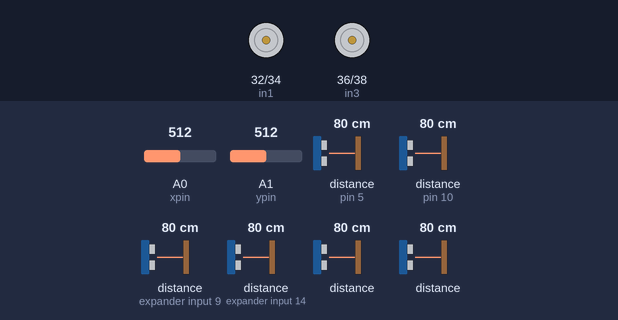
Recording of a sketch running on a simulated Arduino Mega 2560, built with avr-gcc and run on an emulated ATmega2560. Shown: motor-driver pin pairs drawn as motors (green arrow = first pin HIGH = forward, orange = second pin HIGH = backward, longer = more drive, scaled by the enable pin). The inputs (shaded band) are chosen by the test bench; at power-on: A1 (ypin) = 512, A0 (xpin) = 512, distance to the obstacle (sensors on pin 5, pin 10, expander input 9, expander input 14) 80 cm, distance to the obstacle 80 cm. The echo pulse lasts 58.3 µs per cm.

Above: at 1.2 s.
1.3 s: A1 (ypin) set to 573
2.8 s: A1 (ypin) set to 598
At 3.6 s:
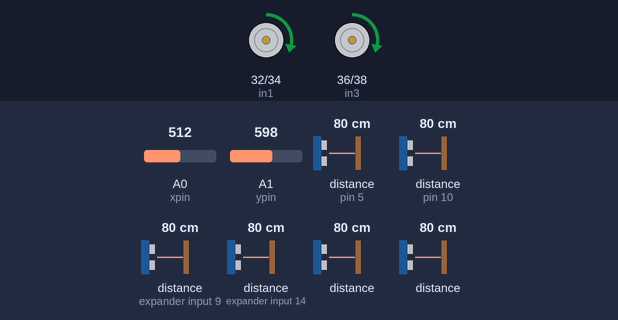
4.3 s: A0 (xpin) set to 306
At 4.7 s:
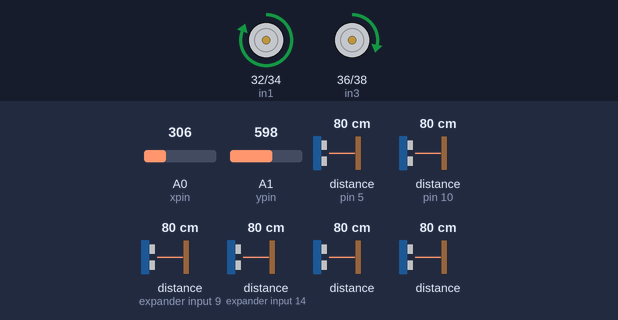
5.8 s: A0 (xpin) set to 343
7.3 s: A0 (xpin) set to 358
At 8.2 s:
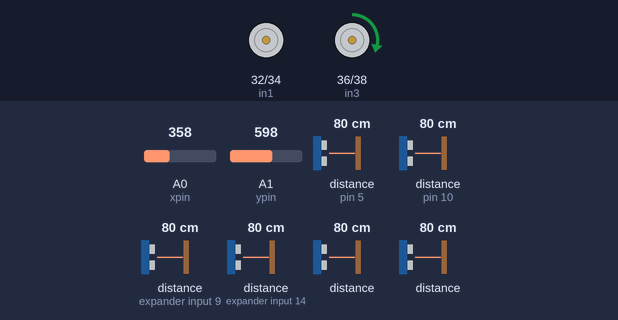
8.8 s: A1 (ypin) set to 716
At 9.4 s:
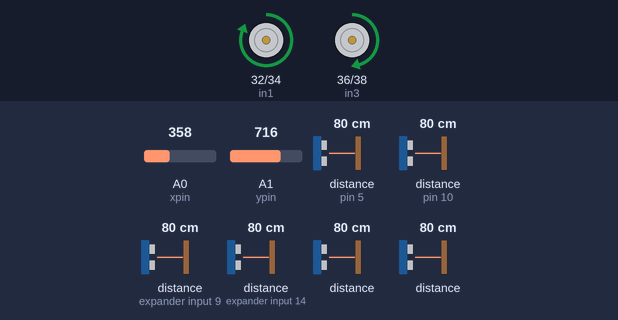
Timing chart, 0 to 11.3 s (numbered marks = the images above; inputs shaded):
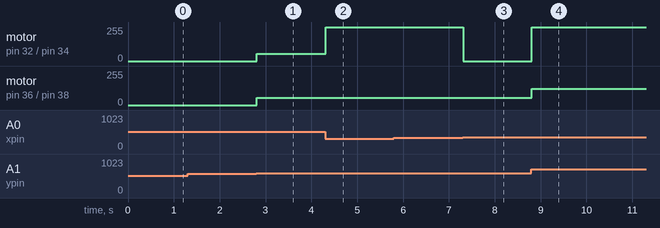

The sketch:

main.ino
```cpp
//This file is to test is using one common trigger pin for all 6 sensors

#include <Arduino.h>
#include <HCSR04.h>
#include <stdint.h>
#include <math.h>

#define CMCONVERSION 0.393701

//#define trig 2
// Trigger pins for each bank of sensors
#define trign 2
#define trigs 3
//Northwest Sensor
#define nwEcho 5
//North Sensor
#define nEcho 6
//Northeast Sensor
#define neEcho 7
//Southeast Sensor
#define seEcho 8
//South Sensor
#define sEcho 9
//Southwest Sensor
#define swEcho 10

// Motor A connections
#define enA 44
#define in1 32
#define in2 34
// Motor B connections
#define enB 46
#define in3 36
#define in4 38

// Joystick Pins
#define xpin 0
#define ypin 1

// Ratio of max joystick value to the max motor power value
#define joystickRatio 0.56792

// Neutral stick values so that the joystick inputs can be read properly, allows for neg and pos position values for both
// coordinates
#define xneutral 500
#define yneutral 500

//The main difference of the branches is here. By using a different class constructor, we can use one common trigger pin
//for each bank of sensors rather than two dedicated pins for every sensor. 12 pins becomes 8, making the board design simpler

//HCSR04 sensors(trig, (int[6]) {nwEcho, nEcho, neEcho, seEcho, sEcho, seEcho}, 6);
HCSR04 north(trign, (int[3]) {nwEcho, nEcho, neEcho}, 3);
HCSR04 south(trigs, (int[3]) {swEcho, sEcho, seEcho}, 3);

#define SETUPMOTORPIN(d)   pinMode(d, OUTPUT);

#define SETPOWER(d)  digitalWrite(d, LOW);

void setup(){
    pinMode(trign, OUTPUT);
    pinMode(trigs, OUTPUT);
    digitalWrite(trign, LOW);
    digitalWrite(trigs, LOW);

    pinMode(nwEcho, INPUT);
    pinMode(nEcho, INPUT);
    pinMode(neEcho, INPUT);
    pinMode(seEcho, INPUT);
    pinMode(sEcho, INPUT);
    pinMode(swEcho, INPUT);

    SETUPMOTORPIN(enA)
    SETUPMOTORPIN(enB)
    SETUPMOTORPIN(in1)
    SETUPMOTORPIN(in2)
    SETUPMOTORPIN(in3)
    SETUPMOTORPIN(in4)

    SETPOWER(in1)
    SETPOWER(in2)
    SETPOWER(in3)
    SETPOWER(in4)

    Serial.begin(9600);
}

void stop(int power){
    //Serial.print("Stopping\n");
    if (power >= 0){
        for (int i = power; i >= 0; i-=35) {
	        analogWrite(enA, i);
	        analogWrite(enB, i);
            //Serial.print("Stopping\n");
		    delay(20);
	    }
    }
}

//Run code
void run(void){

    //Local variable initialization
    double yval = 0;
    double xval = 0;
    //int16_t is an int variable but a defined length, will avoid any potential issues with running the code on
    //different operating systems
    int16_t leftTurn = 0;
    int16_t rightTurn = 0;
    float nwDistance;
    float nDistance;
    float neDistance;
    float seDistance;
    float sDistance;
    float swDistance;

    //Calling the objects initialized previously to check the distance read on each sensor then multiplying by the conversion
    //to get inches from centimeters
    nwDistance = (north.dist(0) * CMCONVERSION);
    nDistance = (north.dist(1) * CMCONVERSION);
    neDistance = (north.dist(2) * CMCONVERSION);
    swDistance = (south.dist(0) * CMCONVERSION);
    sDistance = (south.dist(1) * CMCONVERSION);
    seDistance = (south.dist(2) * CMCONVERSION);

    //When testing motors or testing without sensors keep this code uncommented
    //Comment out to test specific sensors
    nwDistance = 13;
    nDistance = 13;
    neDistance = 13;
    seDistance = 13;
    sDistance = 13;
    swDistance = 13;

    //Getting values from joystick pins
    yval = analogRead(ypin);
    xval = analogRead(xpin);

    //Converting y and x pin values to coordinates from -255 to 255
    //This code has fine tuned values that would need to be changed on a car by car basis.
    int16_t ycoordinate = (yval - yneutral) * joystickRatio;
    int16_t xcoordinate = (xval - xneutral) * joystickRatio;

    //Checking the x coordinate from the joystick to see if hte user wants to turn
    if (xcoordinate < -20){
        leftTurn = 0;
        rightTurn = abs(xcoordinate) - 25;
    }
    if (xcoordinate > 20){
        leftTurn = abs(xcoordinate) - 10;
        rightTurn = 0;
    }
    int powerRight = 0;
    int powerLeft = 0;
    if (ycoordinate < -45){
        //Checking if the back sensors are blocked while going backwards
        //Serial.print("Working?\n");
        //Serial.println((int)sDistance);
        //Serial.println(powerLeft);
        if (swDistance <= 12 || sDistance <= 12 || seDistance <= 12){
            stop(powerLeft);
            delay(60);
        }else{
            //Power for the motors is the y coordinate minus the modifier if the user wants to turn
            //If the joystick is at (255,255) in theory the right motor will be powered to 0 and the left to 255
            //Serial.print("Driving?\n");
            powerRight = abs(ycoordinate) - abs(rightTurn);
            powerLeft = abs(ycoordinate) - abs(leftTurn);
            analogWrite(enA, powerRight);
            analogWrite(enB, powerLeft);
            digitalWrite(in1, LOW);
            digitalWrite(in2, HIGH);
            digitalWrite(in3, LOW);
            digitalWrite(in4, HIGH);
        }
    } else if (ycoordinate > 45){
        //Checking if the front sensors are blocked while driving forward
        if (nwDistance < 12 || nDistance < 12 || neDistance < 12){
            stop(powerLeft);
            delay(60);
        }else{
            //Same thing here as before
            powerRight = abs(ycoordinate) - abs(rightTurn);
            powerLeft = abs(ycoordinate) - abs(leftTurn);
            analogWrite(enA, powerRight);
            analogWrite(enB, powerLeft);
            digitalWrite(in1, HIGH);
            digitalWrite(in2, LOW);
            digitalWrite(in3, HIGH);
            digitalWrite(in4, LOW);
        }
    } else{
        //If the joystick is neutral then turn off power
        analogWrite(enA, 0);
        analogWrite(enB, 0);
        digitalWrite(in1, LOW);
        digitalWrite(in2, LOW);
        digitalWrite(in3, LOW);
        digitalWrite(in4, LOW);
    }
}

void loop()
{
    run();
    /*
    for (int i = 0; i < 6; i++ ){


        Serial.print("Pin");
        Serial.print(i);
        Serial.print(" = ");
        Serial.print(sensors.dist(i));
        Serial.print("\n"); //return curent distance (cm) in serial for sensor 1 to 6
        delay(1000);

        }
        */
}
```

Measured:
- the behaviour switches between 580 and 581 on A1 (ypin) (found by bisection; images 0 and 1)
- the behaviour switches between 357 and 358 on A0 (xpin) (found by bisection; images 2 and 3)
- after the input at 1.3 s, every drawn part: stays the same
- after the input at 2.8 s, motor on pin 32 (in1) / pin 34 (in2), motor on pin 36 (in3) / pin 38 (in4): stopped → forward 55/255 at once
- after the input at 4.3 s, motor on pin 32 (in1) / pin 34 (in2): forward 55/255 → forward 255/255 at once
- after the input at 5.8 s, every drawn part: stays the same
- after the input at 7.3 s, motor on pin 32 (in1) / pin 34 (in2): forward 255/255 → stopped at once
- after the input at 8.8 s, motor on pin 32 (in1) / pin 34 (in2): stopped → forward 255/255 at once; motor on pin 36 (in3) / pin 38 (in4): forward 55/255 → forward 122/255 at once
